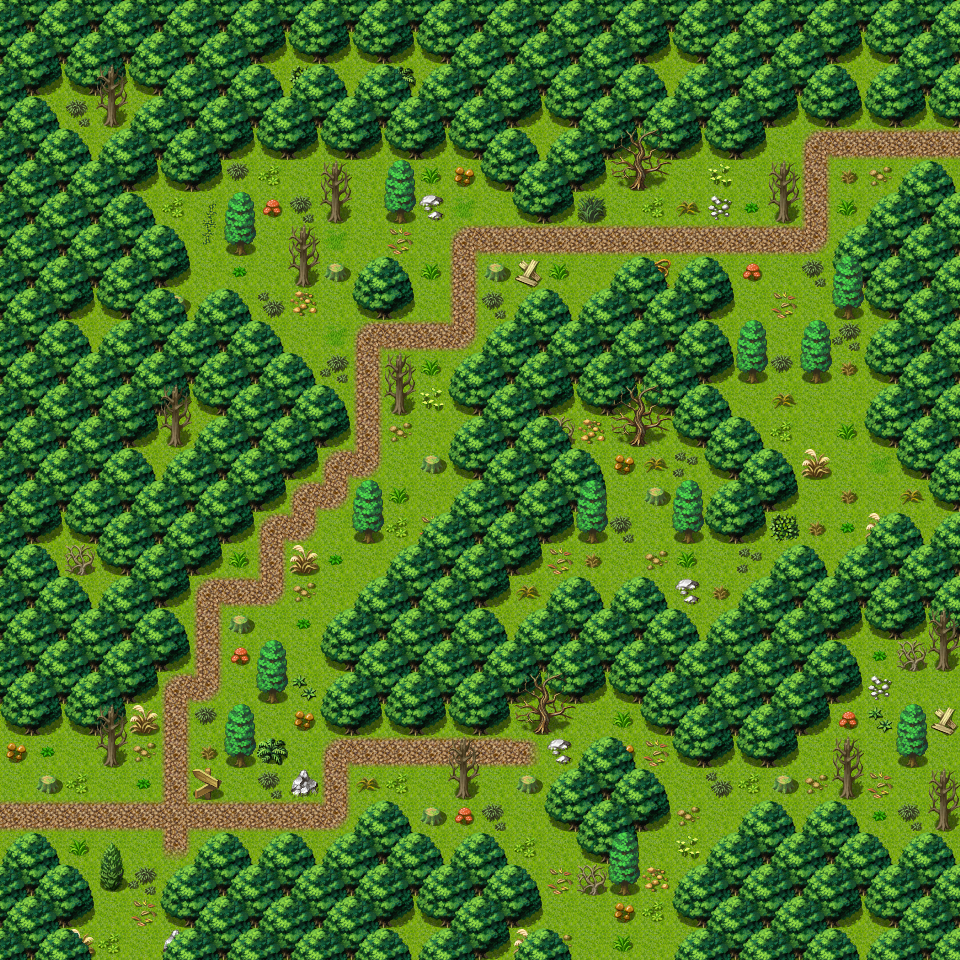

Below is a game level as drawn by its tile map, then a one-line description and the .tmx that defines it (tile-layer data replaced by summaries):
An orthogonal 30x30 tile map with 32x32 px tiles, 3 tile layers (Ground, Objects, Above), 1 hidden layer not drawn, 60 tilesets and 13 objects (7x spawn, 5x mapchange, sign).

<map version="1.2" tiledversion="1.3.0" orientation="orthogonal" renderorder="right-down" compressionlevel="0" width="30" height="30" tilewidth="32" tileheight="32" infinite="0" nextlayerid="8" nextobjectid="14">
 <properties>
  <property name="outdoors" value="1" />
 </properties>
 <tileset firstgid="1" name="map_bed_1" tilewidth="32" tileheight="32" tilecount="128" columns="16">
  <image source="../drawable/map_bed_1.png" width="512" height="256" />
 </tileset>
 <tileset firstgid="129" name="map_border_1" tilewidth="32" tileheight="32" tilecount="128" columns="16">
  <image source="../drawable/map_border_1.png" width="512" height="256" />
 </tileset>
 <tileset firstgid="257" name="map_bridge_1" tilewidth="32" tileheight="32" tilecount="128" columns="16">
  <image source="../drawable/map_bridge_1.png" width="512" height="256" />
 </tileset>
 <tileset firstgid="385" name="map_bridge_2" tilewidth="32" tileheight="32" tilecount="128" columns="16">
  <image source="../drawable/map_bridge_2.png" width="512" height="256" />
 </tileset>
 <tileset firstgid="513" name="map_broken_1" tilewidth="32" tileheight="32" tilecount="128" columns="16">
  <image source="../drawable/map_broken_1.png" width="512" height="256" />
 </tileset>
 <tileset firstgid="641" name="map_cavewall_1" tilewidth="32" tileheight="32" tilecount="108" columns="18">
  <image source="../drawable/map_cavewall_1.png" width="576" height="192" />
 </tileset>
 <tileset firstgid="749" name="map_cavewall_2" tilewidth="32" tileheight="32" tilecount="108" columns="18">
  <image source="../drawable/map_cavewall_2.png" width="576" height="192" />
 </tileset>
 <tileset firstgid="857" name="map_cavewall_3" tilewidth="32" tileheight="32" tilecount="108" columns="18">
  <image source="../drawable/map_cavewall_3.png" width="576" height="192" />
 </tileset>
 <tileset firstgid="965" name="map_cavewall_4" tilewidth="32" tileheight="32" tilecount="108" columns="18">
  <image source="../drawable/map_cavewall_4.png" width="576" height="192" />
 </tileset>
 <tileset firstgid="1073" name="map_chair_table_1" tilewidth="32" tileheight="32" tilecount="128" columns="16">
  <image source="../drawable/map_chair_table_1.png" width="512" height="256" />
 </tileset>
 <tileset firstgid="1201" name="map_chair_table_2" tilewidth="32" tileheight="32" tilecount="128" columns="16">
  <image source="../drawable/map_chair_table_2.png" width="512" height="256" />
 </tileset>
 <tileset firstgid="1329" name="map_crate_1" tilewidth="32" tileheight="32" tilecount="128" columns="16">
  <image source="../drawable/map_crate_1.png" width="512" height="256" />
 </tileset>
 <tileset firstgid="1457" name="map_cupboard_1" tilewidth="32" tileheight="32" tilecount="128" columns="16">
  <image source="../drawable/map_cupboard_1.png" width="512" height="256" />
 </tileset>
 <tileset firstgid="1585" name="map_curtain_1" tilewidth="32" tileheight="32" tilecount="128" columns="16">
  <image source="../drawable/map_curtain_1.png" width="512" height="256" />
 </tileset>
 <tileset firstgid="1713" name="map_entrance_1" tilewidth="32" tileheight="32" tilecount="128" columns="16">
  <image source="../drawable/map_entrance_1.png" width="512" height="256" />
 </tileset>
 <tileset firstgid="1841" name="map_entrance_2" tilewidth="32" tileheight="32" tilecount="128" columns="16">
  <image source="../drawable/map_entrance_2.png" width="512" height="256" />
 </tileset>
 <tileset firstgid="1969" name="map_fence_1" tilewidth="32" tileheight="32" tilecount="128" columns="16">
  <image source="../drawable/map_fence_1.png" width="512" height="256" />
 </tileset>
 <tileset firstgid="2097" name="map_fence_2" tilewidth="32" tileheight="32" tilecount="128" columns="16">
  <image source="../drawable/map_fence_2.png" width="512" height="256" />
 </tileset>
 <tileset firstgid="2225" name="map_fence_3" tilewidth="32" tileheight="32" tilecount="128" columns="16">
  <image source="../drawable/map_fence_3.png" width="512" height="256" />
 </tileset>
 <tileset firstgid="2353" name="map_fence_4" tilewidth="32" tileheight="32" tilecount="128" columns="16">
  <image source="../drawable/map_fence_4.png" width="512" height="256" />
 </tileset>
 <tileset firstgid="2481" name="map_ground_1" tilewidth="32" tileheight="32" tilecount="128" columns="16">
  <image source="../drawable/map_ground_1.png" width="512" height="256" />
 </tileset>
 <tileset firstgid="2609" name="map_ground_2" tilewidth="32" tileheight="32" tilecount="128" columns="16">
  <image source="../drawable/map_ground_2.png" width="512" height="256" />
 </tileset>
 <tileset firstgid="2737" name="map_ground_3" tilewidth="32" tileheight="32" tilecount="128" columns="16">
  <image source="../drawable/map_ground_3.png" width="512" height="256" />
 </tileset>
 <tileset firstgid="2865" name="map_ground_4" tilewidth="32" tileheight="32" tilecount="128" columns="16">
  <image source="../drawable/map_ground_4.png" width="512" height="256" />
 </tileset>
 <tileset firstgid="2993" name="map_ground_5" tilewidth="32" tileheight="32" tilecount="128" columns="16">
  <image source="../drawable/map_ground_5.png" width="512" height="256" />
 </tileset>
 <tileset firstgid="3121" name="map_ground_6" tilewidth="32" tileheight="32" tilecount="128" columns="16">
  <image source="../drawable/map_ground_6.png" width="512" height="256" />
 </tileset>
 <tileset firstgid="3249" name="map_ground_7" tilewidth="32" tileheight="32" tilecount="128" columns="16">
  <image source="../drawable/map_ground_7.png" width="512" height="256" />
 </tileset>
 <tileset firstgid="3377" name="map_ground_8" tilewidth="32" tileheight="32" tilecount="128" columns="16">
  <image source="../drawable/map_ground_8.png" width="512" height="256" />
 </tileset>
 <tileset firstgid="3505" name="map_house_1" tilewidth="32" tileheight="32" tilecount="128" columns="16">
  <image source="../drawable/map_house_1.png" width="512" height="256" />
 </tileset>
 <tileset firstgid="3633" name="map_house_2" tilewidth="32" tileheight="32" tilecount="128" columns="16">
  <image source="../drawable/map_house_2.png" width="512" height="256" />
 </tileset>
 <tileset firstgid="3761" name="map_indoor_1" tilewidth="32" tileheight="32" tilecount="128" columns="16">
  <image source="../drawable/map_indoor_1.png" width="512" height="256" />
 </tileset>
 <tileset firstgid="3889" name="map_indoor_2" tilewidth="32" tileheight="32" tilecount="128" columns="16">
  <image source="../drawable/map_indoor_2.png" width="512" height="256" />
 </tileset>
 <tileset firstgid="4017" name="map_kitchen_1" tilewidth="32" tileheight="32" tilecount="128" columns="16">
  <image source="../drawable/map_kitchen_1.png" width="512" height="256" />
 </tileset>
 <tileset firstgid="4145" name="map_outdoor_1" tilewidth="32" tileheight="32" tilecount="128" columns="16">
  <image source="../drawable/map_outdoor_1.png" width="512" height="256" />
 </tileset>
 <tileset firstgid="4273" name="map_pillar_1" tilewidth="32" tileheight="32" tilecount="128" columns="16">
  <image source="../drawable/map_pillar_1.png" width="512" height="256" />
 </tileset>
 <tileset firstgid="4401" name="map_pillar_2" tilewidth="32" tileheight="32" tilecount="128" columns="16">
  <image source="../drawable/map_pillar_2.png" width="512" height="256" />
 </tileset>
 <tileset firstgid="4529" name="map_plant_1" tilewidth="32" tileheight="32" tilecount="128" columns="16">
  <image source="../drawable/map_plant_1.png" width="512" height="256" />
 </tileset>
 <tileset firstgid="4657" name="map_plant_2" tilewidth="32" tileheight="32" tilecount="128" columns="16">
  <image source="../drawable/map_plant_2.png" width="512" height="256" />
 </tileset>
 <tileset firstgid="4785" name="map_rock_1" tilewidth="32" tileheight="32" tilecount="128" columns="16">
  <image source="../drawable/map_rock_1.png" width="512" height="256" />
 </tileset>
 <tileset firstgid="4913" name="map_rock_2" tilewidth="32" tileheight="32" tilecount="128" columns="16">
  <image source="../drawable/map_rock_2.png" width="512" height="256" />
 </tileset>
 <tileset firstgid="5041" name="map_roof_1" tilewidth="32" tileheight="32" tilecount="128" columns="16">
  <image source="../drawable/map_roof_1.png" width="512" height="256" />
 </tileset>
 <tileset firstgid="5169" name="map_roof_2" tilewidth="32" tileheight="32" tilecount="128" columns="16">
  <image source="../drawable/map_roof_2.png" width="512" height="256" />
 </tileset>
 <tileset firstgid="5297" name="map_roof_3" tilewidth="32" tileheight="32" tilecount="128" columns="16">
  <image source="../drawable/map_roof_3.png" width="512" height="256" />
 </tileset>
 <tileset firstgid="5425" name="map_shop_1" tilewidth="32" tileheight="32" tilecount="128" columns="16">
  <image source="../drawable/map_shop_1.png" width="512" height="256" />
 </tileset>
 <tileset firstgid="5553" name="map_sign_ladder_1" tilewidth="32" tileheight="32" tilecount="128" columns="16">
  <image source="../drawable/map_sign_ladder_1.png" width="512" height="256" />
 </tileset>
 <tileset firstgid="5681" name="map_table_1" tilewidth="32" tileheight="32" tilecount="128" columns="16">
  <image source="../drawable/map_table_1.png" width="512" height="256" />
 </tileset>
 <tileset firstgid="5809" name="map_trail_1" tilewidth="32" tileheight="32" tilecount="128" columns="16">
  <image source="../drawable/map_trail_1.png" width="512" height="256" />
 </tileset>
 <tileset firstgid="5937" name="map_transition_1" tilewidth="32" tileheight="32" tilecount="128" columns="16">
  <image source="../drawable/map_transition_1.png" width="512" height="256" />
 </tileset>
 <tileset firstgid="6065" name="map_transition_2" tilewidth="32" tileheight="32" tilecount="128" columns="16">
  <image source="../drawable/map_transition_2.png" width="512" height="256" />
 </tileset>
 <tileset firstgid="6193" name="map_transition_3" tilewidth="32" tileheight="32" tilecount="128" columns="16">
  <image source="../drawable/map_transition_3.png" width="512" height="256" />
 </tileset>
 <tileset firstgid="6321" name="map_transition_4" tilewidth="32" tileheight="32" tilecount="128" columns="16">
  <image source="../drawable/map_transition_4.png" width="512" height="256" />
 </tileset>
 <tileset firstgid="6449" name="map_transition_5" tilewidth="32" tileheight="32" tilecount="128" columns="16">
  <image source="../drawable/map_transition_5.png" width="512" height="256" />
 </tileset>
 <tileset firstgid="6577" name="map_tree_1" tilewidth="32" tileheight="32" tilecount="128" columns="16">
  <image source="../drawable/map_tree_1.png" width="512" height="256" />
 </tileset>
 <tileset firstgid="6705" name="map_tree_2" tilewidth="32" tileheight="32" tilecount="128" columns="16">
  <image source="../drawable/map_tree_2.png" width="512" height="256" />
 </tileset>
 <tileset firstgid="6833" name="map_wall_1" tilewidth="32" tileheight="32" tilecount="128" columns="16">
  <image source="../drawable/map_wall_1.png" width="512" height="256" />
 </tileset>
 <tileset firstgid="6961" name="map_wall_2" tilewidth="32" tileheight="32" tilecount="120" columns="15">
  <image source="../drawable/map_wall_2.png" width="480" height="256" />
 </tileset>
 <tileset firstgid="7081" name="map_wall_3" tilewidth="32" tileheight="32" tilecount="120" columns="15">
  <image source="../drawable/map_wall_3.png" width="480" height="256" />
 </tileset>
 <tileset firstgid="7201" name="map_wall_4" tilewidth="32" tileheight="32" tilecount="120" columns="15">
  <image source="../drawable/map_wall_4.png" width="480" height="256" />
 </tileset>
 <tileset firstgid="7321" name="map_window_1" tilewidth="32" tileheight="32" tilecount="128" columns="16">
  <image source="../drawable/map_window_1.png" width="512" height="256" />
 </tileset>
 <tileset firstgid="7449" name="map_window_2" tilewidth="32" tileheight="32" tilecount="128" columns="16">
  <image source="../drawable/map_window_2.png" width="512" height="256" />
 </tileset>
 <layer id="1" name="Ground" width="30" height="30">
  <data>[900 cells, 900 non-empty, 1 distinct tile ids]</data>
 </layer>
 <layer id="2" name="Objects" width="30" height="30">
  <data>[900 cells, 737 non-empty, 50 distinct tile ids]</data>
 </layer>
 <layer id="3" name="Above" width="30" height="30">
  <data>[900 cells, 121 non-empty, 7 distinct tile ids]</data>
 </layer>
 <layer id="4" name="Walkable" width="30" height="30" visible="0">
  <data>[900 cells, 551 non-empty, 1 distinct tile ids]</data>
 </layer>
 <objectgroup id="5" name="Mapevents">
  <object id="1" name="west" type="mapchange" x="0" y="736" width="32" height="128">
   <properties>
    <property name="map" value="waytominingtown0" />
    <property name="place" value="east" />
   </properties>
  </object>
  <object id="2" name="east2" type="mapchange" x="928" y="128" width="32" height="64">
   <properties>
    <property name="map" value="waytominingtown2" />
    <property name="place" value="west" />
   </properties>
  </object>
  <object id="3" name="south1" type="mapchange" x="96" y="928" width="64" height="32">
   <properties>
    <property name="map" value="roadbeforecrossroads8" />
    <property name="place" value="north" />
   </properties>
  </object>
  <object id="4" name="south2" type="mapchange" x="576" y="928" width="96" height="32">
   <properties>
    <property name="map" value="roadbeforecrossroads9" />
    <property name="place" value="north" />
   </properties>
  </object>
  <object id="5" name="east1" type="mapchange" x="928" y="672" width="32" height="192">
   <properties>
    <property name="map" value="waytominingtown1a" />
    <property name="place" value="west" />
   </properties>
  </object>
  <object id="6" name="sign_waytominto1" type="sign" x="192" y="768" width="32" height="32" />
 </objectgroup>
 <objectgroup id="6" name="Spawn">
  <object id="7" name="redft2" type="spawn" x="608" y="128" width="288" height="192">
   <properties>
    <property name="quantity" value="3" />
    <property name="spawngroup" value="redft2" />
   </properties>
  </object>
  <object id="8" name="redft2_1" type="spawn" x="320" y="384" width="160" height="96">
   <properties>
    <property name="quantity" value="2" />
    <property name="spawngroup" value="redft2" />
   </properties>
  </object>
  <object id="9" name="redft1" type="spawn" x="128" y="160" width="448" height="192">
   <properties>
    <property name="quantity" value="4" />
    <property name="spawngroup" value="redft1" />
   </properties>
  </object>
  <object id="10" name="redft1_1" type="spawn" x="480" y="384" width="480" height="256">
   <properties>
    <property name="quantity" value="4" />
    <property name="spawngroup" value="redft1" />
   </properties>
  </object>
  <object id="11" name="redft2_2" type="spawn" x="768" y="768" width="32" height="64">
   <properties>
    <property name="quantity" value="2" />
    <property name="spawngroup" value="redft2" />
   </properties>
  </object>
  <object id="12" name="redft1_2" type="spawn" x="384" y="736" width="192" height="128">
   <properties>
    <property name="quantity" value="2" />
    <property name="spawngroup" value="redft1" />
   </properties>
  </object>
  <object id="13" name="redft1_3" type="spawn" x="160" y="512" width="288" height="224">
   <properties>
    <property name="quantity" value="3" />
    <property name="spawngroup" value="redft1" />
   </properties>
  </object>
 </objectgroup>
 <objectgroup id="7" name="Keys" />
</map>
